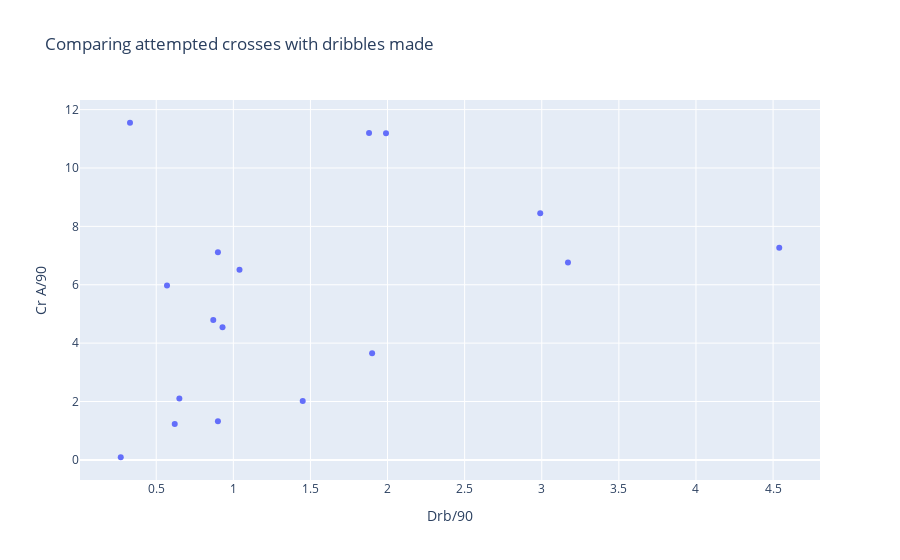

The notebook cell saved with this chart:
### Code cell
scatter_intplot(cross,'Drb/90','Cr A/90','Comparing attempted crosses with dribbles made')

### Figure 1 — Plotly figure (JSON) as saved in the notebook; plotly's stock layout.template omitted (floating-point values rounded to 4 significant figures)
{"data": [{"mode": "markers", "text": ["Name: Daniele Capelli<br>Age: 33<br>Position: D (RC)<br>Apps: 22(2)<br>Club: Padova<br>Division: Italian Serie C/B<br>", "Name: Ivan Rondanini<br>Age: 24<br>Position: D/WB/M (R)<br>Apps: 17(2)<br>Club: Padova<br>Division: Italian Serie C/B<br>", "Name: Manuel Daffara<br>Age: 30<br>Position: D/WB (RL)<br>Apps: 22(0)<br>Club: Padova<br>Division: Italian Serie C/B<br>", "Name: NicolÃ² Fazzi<br>Age: 25<br>Position: D/WB (RL), M (RC), AM (R)<br>Apps: 20(9)<br>Club: Padova<br>Division: Italian Serie C/B<br>", "Name: JoÃ«l Baraye<br>Age: 23<br>Position: D/WB/M (L)<br>Apps: 14(4)<br>Club: Padova<br>Division: Italian Serie C/B<br>", "Name: Manuel Nicoletti<br>Age: 21<br>Position: D (LC), WB (L)<br>Apps: 24(2)<br>Club: Padova<br>Division: Italian Serie C/B<br>", "Name: Ronaldo<br>Age: 29<br>Position: DM, M (C)<br>Apps: 10(14)<br>Club: Padova<br>Division: Italian Serie C/B<br>", "Name: Davide Buglio<br>Age: 22<br>Position: DM, M (C)<br>Apps: 13(8)<br>Club: Padova<br>Division: Italian Serie C/B<br>", "Name: Christian Oliva<br>Age: 23<br>Position: DM, M (C)<br>Apps: 6(2)<br>Club: Padova<br>Division: Italian Serie C/B<br>", "Name: Umberto Germano<br>Age: 27<br>Position: M (RC)<br>Apps: 26(3)<br>Club: Padova<br>Division: Italian Serie C/B<br>", "Name: Riccardo Serena<br>Age: 23<br>Position: M (RLC)<br>Apps: 23(4)<br>Club: Padova<br>Division: Italian Serie C/B<br>", "Name: Davide Marcandella<br>Age: 22<br>Position: M (R), AM (RC), ST (C)<br>Apps: 24(2)<br>Club: Virtus Verona<br>Division: Italian Serie C/B<br>", "Name: DenÃlson<br>Age: 34<br>Position: M (L), AM (RLC)<br>Apps: 12(11)<br>Club: Padova<br>Division: Italian Serie C/B<br>", "Name: TÃ²fol Montiel<br>Age: 19<br>Position: M (L), AM (RLC)<br>Apps: 25(1)<br>Club: Padova<br>Division: Italian Serie C/B<br>", "Name: Claudio Santini<br>Age: 28<br>Position: AM (RL), ST (C)<br>Apps: 10(12)<br>Club: Padova<br>Division: Italian Serie C/B<br>", "Name: Massimiliano Pesenti<br>Age: 32<br>Position: ST (C)<br>Apps: 30(0)<br>Club: Padova<br>Division: Italian Serie C/B<br>", "Name: Benjamin Mokulu<br>Age: 30<br>Position: ST (C)<br>Apps: 30(0)<br>Club: Padova<br>Division: Italian Serie C/B<br>"], "type": "scatter", "x": [0.27, 0.93, 0.87, 4.54, 0.9, 1.04, 0.33, 0.62, 0.65, 0.57, 1.99, 1.9, 1.88, 2.99, 3.17, 0.9, 1.45], "y": [0.09, 4.54, 4.79, 7.27, 7.11, 6.51, 11.55, 1.23, 2.1, 5.97, 11.19, 3.65, 11.2, 8.45, 6.76, 1.32, 2.02]}], "layout": {"title": {"text": "Comparing attempted crosses with dribbles made"}, "xaxis": {"title": {"text": "Drb/90"}}, "yaxis": {"title": {"text": "Cr A/90"}}}}
